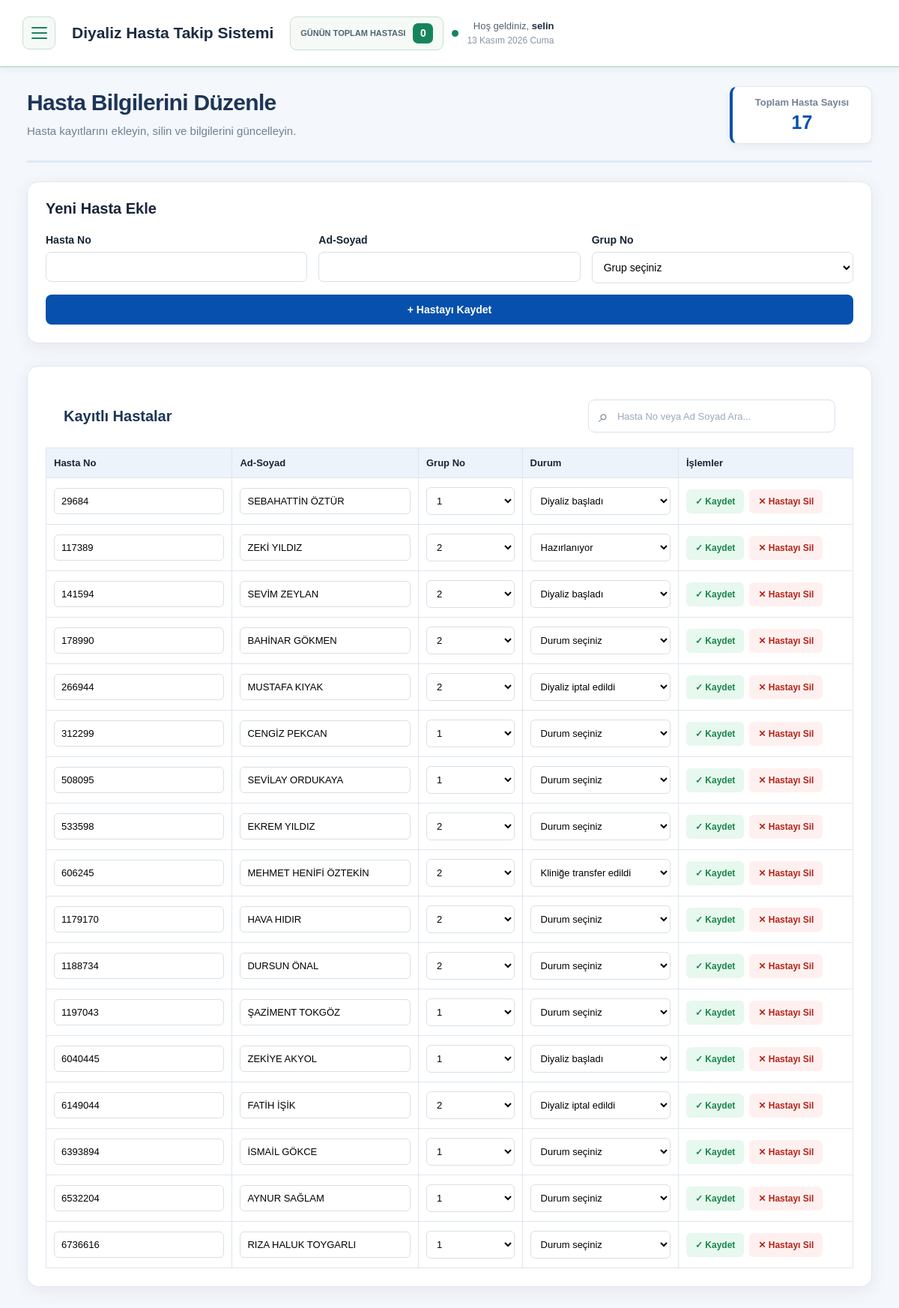
Page /admin/hasta-yonetimi (signed in) on the earlier database version.
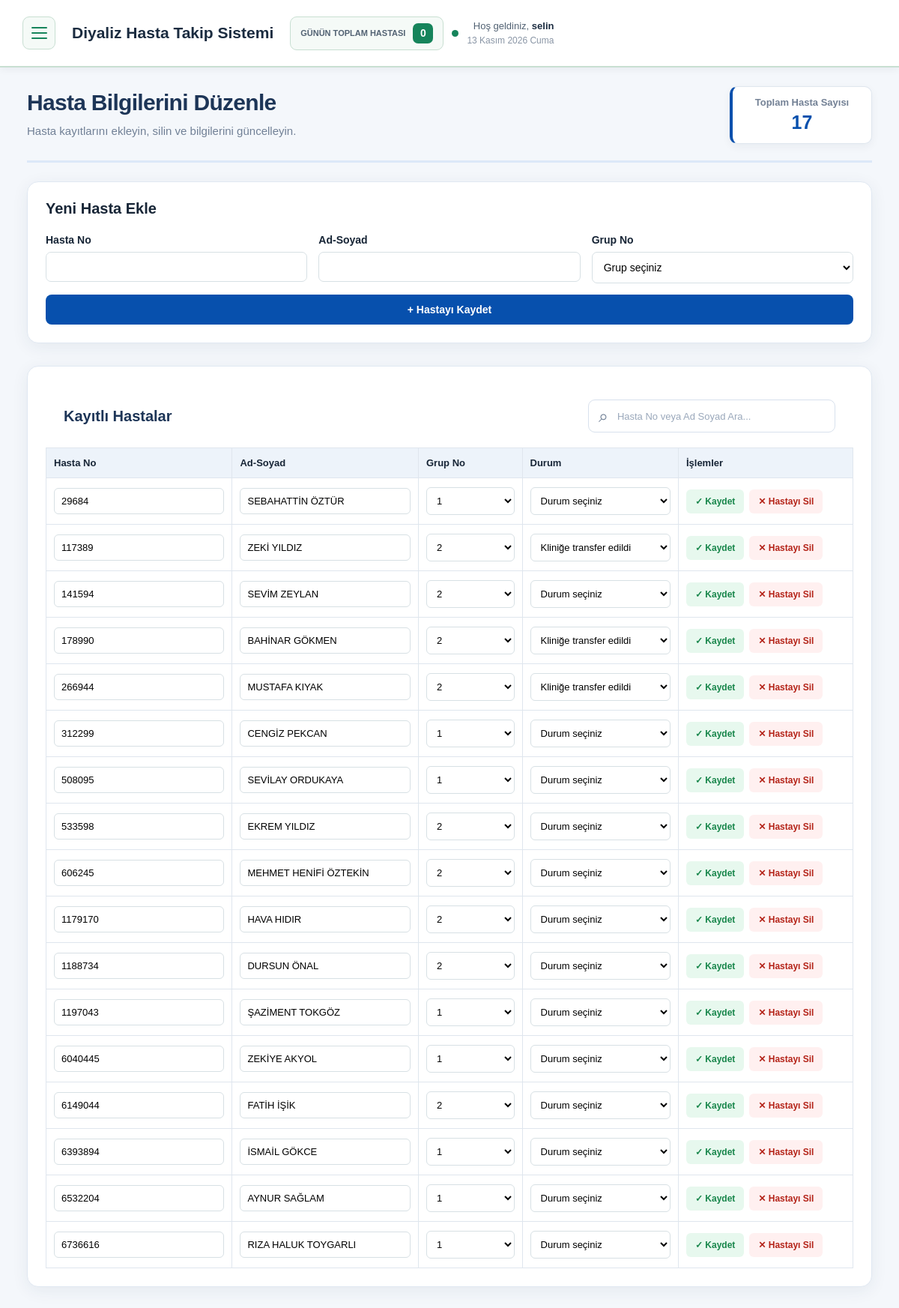
Same page on the later database version.
### tables this page shows
CREATE TABLE hastalar (
                hasta_no INTEGER PRIMARY KEY,
                ad_soyad TEXT NOT NULL,
                grup_no INTEGER NOT NULL
            , durum TEXT DEFAULT '', durum_tarihi TEXT, tv_onayli INTEGER NOT NULL DEFAULT 0);

### app.py (the view)
@app.route("/admin/hasta-yonetimi")
@giris_gerekli
@admin_gerekli
def admin_hasta_yonetimi():
    with veritabani_baglantisi() as baglanti:
        hastalar = baglanti.execute("""
            SELECT hasta_no, ad_soyad, grup_no, durum
            FROM hastalar
            ORDER BY hasta_no
        """).fetchall()
    return render_template(
        "admin_hasta_yonetimi.html",
        kullanici_adi=session["kullanici_adi"],
        rol=session["rol"],
        hastalar=hastalar,
        aktif_sayfa="hasta"
    )

### app.py (called while the page is built)
def veritabani_baglantisi():
    baglanti = sqlite3.connect(DB_PATH)
    baglanti.row_factory = sqlite3.Row
    return baglanti

def giris_gerekli(f):
    @wraps(f)
    def decorated_function(*args, **kwargs):
        if "sekreter_id" not in session:
            flash("Devam etmek için giriş yapmalısınız.", "error")
            return redirect(url_for("login"))
        return f(*args, **kwargs)
    return decorated_function

def admin_gerekli(f):
    @wraps(f)
    def decorated_function(*args, **kwargs):
        if session.get("rol") != "admin":
            flash("Bu sayfaya erişim yetkiniz yok.", "error")
            return redirect(url_for("hasta_ekrani"))
        return f(*args, **kwargs)
    return decorated_function

### templates/admin_hasta_yonetimi.html (shortened to what this page needs)
<!doctype html>
<html lang="tr">
<head>
    <link rel="stylesheet" href="{{ url_for('static', filename='admin_ortak.css') }}">
    <link rel="stylesheet" href="{{ url_for('static', filename='admin_paneli.css') }}">
    <link rel="stylesheet" href="{{ url_for('static', filename='ortak_navbar.css') }}">
</head>
<body>
    {% set aktif_sayfa = 'hasta' %}
    {% include 'admin_ust_menu.html' %}
    <main class="admin-container">
        <div class="admin-sayfa-baslik hasta-baslik-alani">
            <div>
                <h1>Hasta Bilgilerini Düzenle</h1>
                <p>Hasta kayıtlarını ekleyin, silin ve bilgilerini güncelleyin.</p>
            </div>
            <div class="toplam-hasta-kutu">
                <span class="toplam-hasta-baslik">Toplam Hasta Sayısı</span>
                <span class="toplam-hasta-sayi">{{ hastalar|length }}</span>
            </div>
        </div>
        <section class="admin-card">
            <h2>Yeni Hasta Ekle</h2>
            <form method="POST" action="{{ url_for('admin_hasta_ekle') }}" class="hasta-ekle-form">
                <div class="form-alani">
                    <label for="hasta_no">Hasta No</label>
                    <input type="text" id="hasta_no" name="hasta_no" maxlength="12" pattern="[0-9]{1,12}"
                        inputmode="numeric"
                        title="Hasta numarası yalnızca rakamlardan oluşmalı ve en fazla 12 basamaklı olmalıdır."
                        required>
                </div>
                <div class="form-alani">
                    <label for="ad_soyad">Ad-Soyad</label>
                    <input type="text" id="ad_soyad" name="ad_soyad" maxlength="50" required>
                </div>
                <div class="form-alani">
                    <label for="grup_no">Grup No</label>
                    <select id="grup_no" name="grup_no" required>
                        <option value="">Grup seçiniz</option>
                    </select>
                </div>
                <button type="submit" class="ekle-buton">
                    + Hastayı Kaydet
                </button>
            </form>
        </section>
        <section class="admin-card">
            <div class="kayitli-hastalar-baslik">
                <h2>Kayıtlı Hastalar</h2>
                <div class="hasta-arama-kutusu">
                    <span class="arama-ikonu">⌕</span>
                    <input
                        type="search"
                        id="hastaArama"
                        placeholder="Hasta No veya Ad Soyad Ara..."
                        autocomplete="off"
                    >
                </div>
            </div>
            <div class="tablo-kaydirma">
                <table class="hasta-tablosu">
                    <thead>
                        <tr>
                            <th>Hasta No</th>
                            <th>Ad-Soyad</th>
                            <th>Grup No</th>
                            <th>Durum</th>
                            <th>İşlemler</th>
                        </tr>
                    </thead>
                    <tbody>
                        {% for hasta in hastalar %}
                        {% set form_id = "guncelle_" ~ loop.index %}
                        <tr>
                            <td>
                                <input type="text" name="hasta_no" value="{{ hasta['hasta_no'] }}" maxlength="12"
                                    pattern="[0-9]{1,12}" inputmode="numeric" title="En fazla 12 rakam girilebilir."
                                    required form="{{ form_id }}">
                            </td>
                            <td>
                                <input type="text" name="ad_soyad" value="{{ hasta['ad_soyad'] }}" maxlength="50"
                                    required form="{{ form_id }}">
                            </td>
                            <td>
                                <select name="grup_no" required form="{{ form_id }}">
                                    <option value="1" {% if hasta['grup_no']|string|trim=='1' %}selected{% endif %}>
                                        1
                                    </option>
                                    <option value="2" {% if hasta['grup_no']|string|trim=='2' %}selected{% endif %}>
                                        2
                                    </option>
                                </select>
                            </td>
                            <td>
                                <select name="durum" form="{{ form_id }}">
                                    <option value="">Durum seçiniz</option>
                                    <option value="hazirlaniyor" {% if hasta['durum']=='hazirlaniyor' %}selected{% endif
                                        %}>
                                        Hazırlanıyor
                                    </option>
                                    <option value="basladi" {% if hasta['durum']=='basladi' %}selected{% endif %}>
                                        Diyaliz başladı
                                    </option>
                                    <option value="transfer" {% if hasta['durum']=='transfer' %}selected{% endif %}>
                                        Kliniğe transfer edildi
                                    </option>
                                    <option value="iptal" {% if hasta['durum']=='iptal' %}selected{% endif %}>
                                        Diyaliz iptal edildi
                                    </option>
                                </select>
                            </td>
                            <td>
                                <div class="islem-butonlari">
                                    <form id="{{ form_id }}" method="POST"
                                        action="{{ url_for('admin_hasta_guncelle', eski_hasta_no=hasta['hasta_no']) }}">
                                        <button type="submit" class="kaydet-buton">
                                            ✓ Kaydet
                                        </button>
                                    </form>
                                    <form method="POST"
                                        action="{{ url_for('admin_hasta_sil', hasta_no=hasta['hasta_no']) }}"
                                        onsubmit="return confirm('Bu hastayı silmek istediğinize emin misiniz?');">
                                        <button type="submit" class="sil-buton">
                                            ✕ Hastayı Sil
                                        </button>
                                    </form>
                                </div>
                            </td>
                        </tr>
                        {% else %}
                        <tr>
                            <td colspan="5" class="empty-message">
                                    Henüz hasta kaydı bulunmuyor.
                            </td>
                        </tr>
                        {% endfor %}
                    </tbody>
                </table>
            </div>
        </section>
    </main>
</body>
</html>

### templates/admin_ust_menu.html (shortened to what this page needs)
<header class="ust-navbar">
    <button
        type="button"
        class="menu-buton"
        id="menuButonu"
        aria-label="Menüyü aç veya kapat"
        aria-expanded="false"
        aria-controls="yanMenu">
        <span></span>
        <span></span>
        <span></span>
    </button>
    <div class="navbar-baslik">
        <h1>Diyaliz Hasta Takip Sistemi</h1>
    </div>
    <div class="navbar-sag">
        <div class="gunluk-hasta-kutusu">
            <span class="gunluk-hasta-baslik">GÜNÜN TOPLAM HASTASI</span>
            <span id="gunlukHastaSayisi">0</span>
        </div>
        <span class="sistem-isareti"></span>
        <div class="navbar-kullanici">
            <span class="hosgeldiniz">
                Hoş geldiniz,
                <strong>{{ session.get('kullanici_adi', 'Kullanıcı') }}</strong>
            </span>
            <span class="navbar-tarih" id="navbarTarih"></span>
        </div>
    </div>
</header>

### static/admin_ortak.css (style rules this page uses)
* { box-sizing: border-box; }
html, body { width: 100%; min-height: 100%; margin: 0; padding: 0; }
body { font-family: Arial, Helvetica, sans-serif; background: #f4f7fb; color: #172536; }
button, input, select, textarea { font-family: inherit; }

### static/admin_paneli.css (style rules this page uses)
.admin-container { width: 100%; max-width: 1450px; min-height: calc(100vh - 78px); margin: 0 auto; padding: 110px 36px 40px; }
.admin-sayfa-baslik { position: relative; margin-bottom: 32px; padding: 5px 0 22px; border-bottom: 3px solid #dce8f8; }
.admin-sayfa-baslik h1 { margin: 0 0 9px; color: #1d3557; font-size: 30px; font-weight: 750; letter-spacing: -0.7px; }
.admin-sayfa-baslik p { margin: 0; color: #718096; font-size: 15px; line-height: 1.6; }
.admin-card { width: 100%; margin-bottom: 30px; overflow: hidden; background: #ffffff; border: 1px solid #e0e8f2; border-radius: 15px; box-shadow: 0 5px 22px rgba(30, 55, 90, 0.07); }
.hasta-baslik-alani { display: flex; justify-content: space-between; align-items: center; gap: 20px; margin-bottom: 25px; }
.toplam-hasta-kutu { min-width: 190px; padding: 13px 22px; background: #ffffff; border: 1px solid #dfe6ee; border-left: 4px solid #0750ad; border-radius: 10px; display: flex; flex-direction: column; align-items: center; gap: 5px; box-shadow: 0 4px 12px rgba(23, 37, 54, 0.05); }
.toplam-hasta-baslik { color: #738195; font-size: 13px; font-weight: 600; }
.toplam-hasta-sayi { color: #0750ad; font-size: 25px; font-weight: bold; }
.kayitli-hastalar-baslik { display: flex; justify-content: space-between; align-items: center; gap: 20px; padding: 20px 24px; }
.kayitli-hastalar-baslik h2 { margin: 0; color: #1d3557; font-size: 20px; white-space: nowrap; }
.hasta-arama-kutusu { width: 330px; height: 44px; display: flex; align-items: center; gap: 10px; padding: 0 13px; background: #ffffff; border: 1px solid #d8e1ed; border-radius: 9px; transition: 0.2s; }
.arama-ikonu { color: #718096; font-size: 23px; }
.hasta-arama-kutusu input { width: 100%; min-width: 0; height: 100%; border: none; outline: none; background: transparent; font-size: 13px; color: #263e5e; }
.hasta-arama-kutusu input::placeholder { color: #9aa8bb; }

### static/ortak_navbar.css (style rules this page uses)
.ust-navbar { position: fixed; top: 0; left: 0; right: 0; z-index: 1000; width: 100%; height: 90px; padding: 0 30px; display: flex; align-items: center; gap: 22px; background: #ffffff; border-bottom: 2px solid #c8dfd2; box-shadow: 0 2px 10px #17253610; }
.menu-buton { width: 44px; height: 44px; flex-shrink: 0; display: flex; flex-direction: column; align-items: center; justify-content: center; gap: 5px; border: 1px solid #c8dfd2; border-radius: 9px; background: #f5faf7; cursor: pointer; transition: all 0.2s; }
.menu-buton span { display: block; width: 21px; height: 2px; border-radius: 2px; background: #16845b; }
.navbar-baslik h1 { margin: 0; color: #1b2c40; font-size: 21px; font-weight: 700; white-space: nowrap; }
.navbar-sag { display: flex; align-items: center; gap: 11px; flex-shrink: 0; color: #526273; }
.sistem-isareti { width: 9px; height: 9px; flex-shrink: 0; border-radius: 50%; background: #16845b; }
.navbar-kullanici { display: flex; flex-direction: column; align-items: flex-end; justify-content: center; gap: 5px; }
.hosgeldiniz { color: #526273; font-size: 13px; font-weight: 500; white-space: nowrap; }
.hosgeldiniz strong { color: #1b2c40; font-weight: 700; }
.navbar-tarih { color: #8995a5; font-size: 12px; white-space: nowrap; text-transform: capitalize; }
.gunluk-hasta-kutusu { display: flex; align-items: center; gap: 10px; padding: 8px 13px; border: 1px solid #c8dfd2; border-radius: 9px; background: #f5faf7; color: #16845b; }
.gunluk-hasta-baslik { font-size: 11px; font-weight: 700; color: #526273; }
#gunlukHastaSayisi { min-width: 27px; height: 27px; display: flex; align-items: center; justify-content: center; border-radius: 7px; background: #16845b; color: #ffffff; font-size: 14px; font-weight: 800; }

Differences in the rows shown:
changed hastalar "SEBAHATTİN ÖZTÜR": durum "Diyaliz başladı" → "Durum seçiniz"
changed hastalar "ZEKİ YILDIZ": durum "Hazırlanıyor" → "Kliniğe transfer edildi"
changed hastalar "SEVİM ZEYLAN": durum "Diyaliz başladı" → "Durum seçiniz"
changed hastalar "BAHİNAR GÖKMEN": durum "Durum seçiniz" → "Kliniğe transfer edildi"
changed hastalar "MUSTAFA KIYAK": durum "Diyaliz iptal edildi" → "Kliniğe transfer edildi"
changed hastalar "MEHMET HENİFİ ÖZTEKİN": durum "Kliniğe transfer edildi" → "Durum seçiniz"
changed hastalar "ZEKİYE AKYOL": durum "Diyaliz başladı" → "Durum seçiniz"
changed hastalar "FATİH İŞİK": durum "Diyaliz iptal edildi" → "Durum seçiniz"
